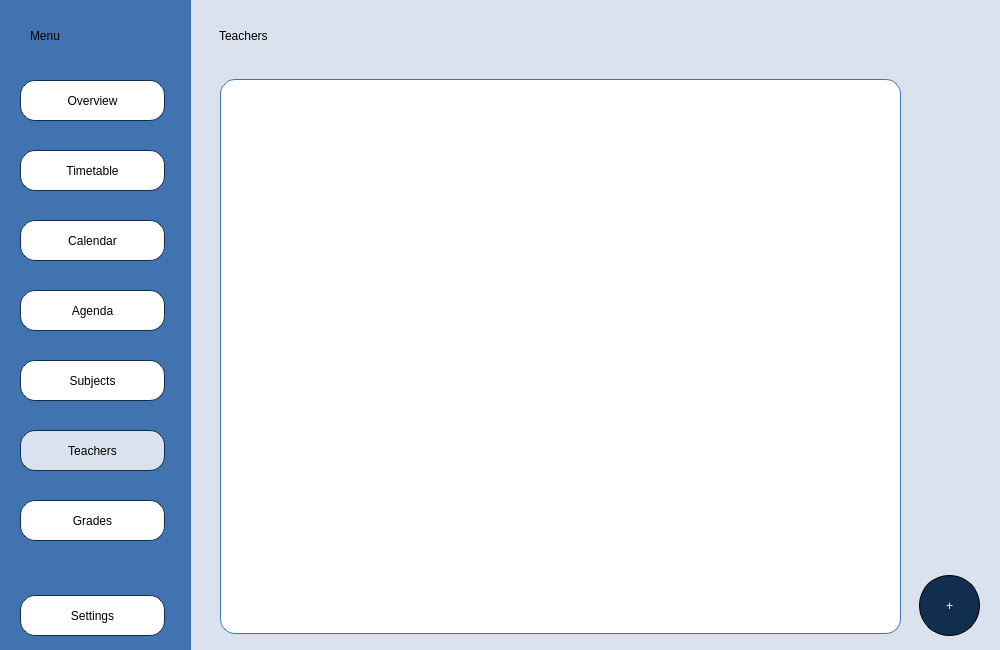
<?xml version="1.0" encoding="UTF-8"?>
<ui version="4.0">
 <class>TeacherMain</class>
 <widget class="QWidget" name="TeacherMain">
  <property name="geometry">
   <rect>
    <x>0</x>
    <y>0</y>
    <width>1000</width>
    <height>650</height>
   </rect>
  </property>
  <property name="sizePolicy">
   <sizepolicy hsizetype="Fixed" vsizetype="Fixed">
    <horstretch>0</horstretch>
    <verstretch>0</verstretch>
   </sizepolicy>
  </property>
  <property name="minimumSize">
   <size>
    <width>1000</width>
    <height>650</height>
   </size>
  </property>
  <property name="maximumSize">
   <size>
    <width>1000</width>
    <height>650</height>
   </size>
  </property>
  <property name="windowTitle">
   <string>Planner</string>
  </property>
  <property name="styleSheet">
   <string notr="true"/>
  </property>
  <widget class="QListWidget" name="listWidget_Teachers">
   <property name="geometry">
    <rect>
     <x>220</x>
     <y>79</y>
     <width>681</width>
     <height>555</height>
    </rect>
   </property>
   <property name="styleSheet">
    <string notr="true">font: 16pt &quot;Gentium Book Basic&quot;;
color: black;
background-color: rgb(255, 255, 255);
border-radius: 15px;
border-style: solid;
border-width: 1px;
border-color:rgb(64, 115, 175);</string>
   </property>
  </widget>
  <widget class="QWidget" name="widget_Teachers" native="true">
   <property name="geometry">
    <rect>
     <x>189</x>
     <y>0</y>
     <width>811</width>
     <height>650</height>
    </rect>
   </property>
   <property name="styleSheet">
    <string notr="true">background-color:rgb(219, 226, 239);</string>
   </property>
   <widget class="QLabel" name="label_Teachers">
    <property name="geometry">
     <rect>
      <x>30</x>
      <y>10</y>
      <width>231</width>
      <height>51</height>
     </rect>
    </property>
    <property name="styleSheet">
     <string notr="true">color: black;
font: 75 28pt &quot;Gentium Book Basic&quot;;</string>
    </property>
    <property name="text">
     <string>Teachers</string>
    </property>
   </widget>
   <widget class="QPushButton" name="pushButton_AddTeacher">
    <property name="geometry">
     <rect>
      <x>730</x>
      <y>575</y>
      <width>61</width>
      <height>61</height>
     </rect>
    </property>
    <property name="styleSheet">
     <string notr="true">border-radius:30px;
color:white;
font: 36pt &quot;Gentium Book Basic&quot;;
background-color:rgb(18, 46, 79);
border-color:rgb(0, 0, 0);
border-style: solid;
border-width: 1px;

</string>
    </property>
    <property name="text">
     <string>+</string>
    </property>
   </widget>
  </widget>
  <widget class="QWidget" name="widget_Menu" native="true">
   <property name="geometry">
    <rect>
     <x>0</x>
     <y>0</y>
     <width>191</width>
     <height>651</height>
    </rect>
   </property>
   <property name="styleSheet">
    <string notr="true">background-color:rgb(64, 115, 175);</string>
   </property>
   <widget class="QLabel" name="label_Menu">
    <property name="geometry">
     <rect>
      <x>30</x>
      <y>10</y>
      <width>121</width>
      <height>51</height>
     </rect>
    </property>
    <property name="styleSheet">
     <string notr="true">color: black;
font: 75 28pt &quot;Gentium Book Basic&quot;;</string>
    </property>
    <property name="text">
     <string>Menu</string>
    </property>
   </widget>
   <widget class="QPushButton" name="pushButton_Overview">
    <property name="geometry">
     <rect>
      <x>20</x>
      <y>80</y>
      <width>145</width>
      <height>41</height>
     </rect>
    </property>
    <property name="styleSheet">
     <string notr="true">font: 14pt &quot;Gentium Book Basic&quot;;
color: black;
background: rgb(255, 255, 255);
border-radius: 15px;
border-style: solid;
border-width: 1px;
border-color:rgb(18, 46, 79);</string>
    </property>
    <property name="text">
     <string>Overview</string>
    </property>
   </widget>
   <widget class="QPushButton" name="pushButton_Timetable">
    <property name="geometry">
     <rect>
      <x>20</x>
      <y>150</y>
      <width>145</width>
      <height>41</height>
     </rect>
    </property>
    <property name="styleSheet">
     <string notr="true">font: 14pt &quot;Gentium Book Basic&quot;;
color: black;
background: rgb(255, 255, 255);
border-radius: 15px;
border-style: solid;
border-width: 1px;
border-color:rgb(18, 46, 79);</string>
    </property>
    <property name="text">
     <string>Timetable</string>
    </property>
   </widget>
   <widget class="QPushButton" name="pushButton_Subjects">
    <property name="geometry">
     <rect>
      <x>20</x>
      <y>360</y>
      <width>145</width>
      <height>41</height>
     </rect>
    </property>
    <property name="styleSheet">
     <string notr="true">font: 14pt &quot;Gentium Book Basic&quot;;
color: black;
background: rgb(255, 255, 255);
border-radius: 15px;
border-style: solid;
border-width: 1px;
border-color:rgb(18, 46, 79);</string>
    </property>
    <property name="text">
     <string>Subjects</string>
    </property>
   </widget>
   <widget class="QPushButton" name="pushButton_Teachers">
    <property name="geometry">
     <rect>
      <x>20</x>
      <y>430</y>
      <width>145</width>
      <height>41</height>
     </rect>
    </property>
    <property name="styleSheet">
     <string notr="true">font: 14pt &quot;Gentium Book Basic&quot;;
color: black;
background:rgb(219, 226, 239);
border-radius: 15px;
border-style: solid;
border-width: 1px;
border-color:rgb(18, 46, 79);</string>
    </property>
    <property name="text">
     <string>Teachers</string>
    </property>
   </widget>
   <widget class="QPushButton" name="pushButton_Grades">
    <property name="geometry">
     <rect>
      <x>20</x>
      <y>500</y>
      <width>145</width>
      <height>41</height>
     </rect>
    </property>
    <property name="styleSheet">
     <string notr="true">font: 14pt &quot;Gentium Book Basic&quot;;
color: black;
background: rgb(255, 255, 255);
border-radius: 15px;
border-style: solid;
border-width: 1px;
border-color:rgb(18, 46, 79);</string>
    </property>
    <property name="text">
     <string>Grades</string>
    </property>
   </widget>
   <widget class="QPushButton" name="pushButton_Settings">
    <property name="geometry">
     <rect>
      <x>20</x>
      <y>595</y>
      <width>145</width>
      <height>41</height>
     </rect>
    </property>
    <property name="styleSheet">
     <string notr="true">font: 14pt &quot;Gentium Book Basic&quot;;
color: black;
background: rgb(255, 255, 255);
border-radius: 15px;
border-style: solid;
border-width: 1px;
border-color:rgb(18, 46, 79);</string>
    </property>
    <property name="text">
     <string>Settings</string>
    </property>
   </widget>
   <widget class="QPushButton" name="pushButton_Calendar">
    <property name="geometry">
     <rect>
      <x>20</x>
      <y>220</y>
      <width>145</width>
      <height>41</height>
     </rect>
    </property>
    <property name="styleSheet">
     <string notr="true">font: 14pt &quot;Gentium Book Basic&quot;;
color: black;
background: rgb(255, 255, 255);
border-radius: 15px;
border-style: solid;
border-width: 1px;
border-color:rgb(18, 46, 79);</string>
    </property>
    <property name="text">
     <string>Calendar</string>
    </property>
   </widget>
   <widget class="QPushButton" name="pushButton_Agenda">
    <property name="geometry">
     <rect>
      <x>20</x>
      <y>290</y>
      <width>145</width>
      <height>41</height>
     </rect>
    </property>
    <property name="styleSheet">
     <string notr="true">font: 14pt &quot;Gentium Book Basic&quot;;
color: black;
background: rgb(255, 255, 255);
border-radius: 15px;
border-style: solid;
border-width: 1px;
border-color:rgb(18, 46, 79);</string>
    </property>
    <property name="text">
     <string>Agenda</string>
    </property>
   </widget>
   <zorder>pushButton_Overview</zorder>
   <zorder>pushButton_Timetable</zorder>
   <zorder>pushButton_Subjects</zorder>
   <zorder>pushButton_Teachers</zorder>
   <zorder>pushButton_Grades</zorder>
   <zorder>pushButton_Settings</zorder>
   <zorder>label_Menu</zorder>
   <zorder>pushButton_Calendar</zorder>
   <zorder>pushButton_Agenda</zorder>
  </widget>
  <zorder>widget_Teachers</zorder>
  <zorder>listWidget_Teachers</zorder>
  <zorder>widget_Menu</zorder>
 </widget>
 <resources/>
 <connections/>
</ui>
